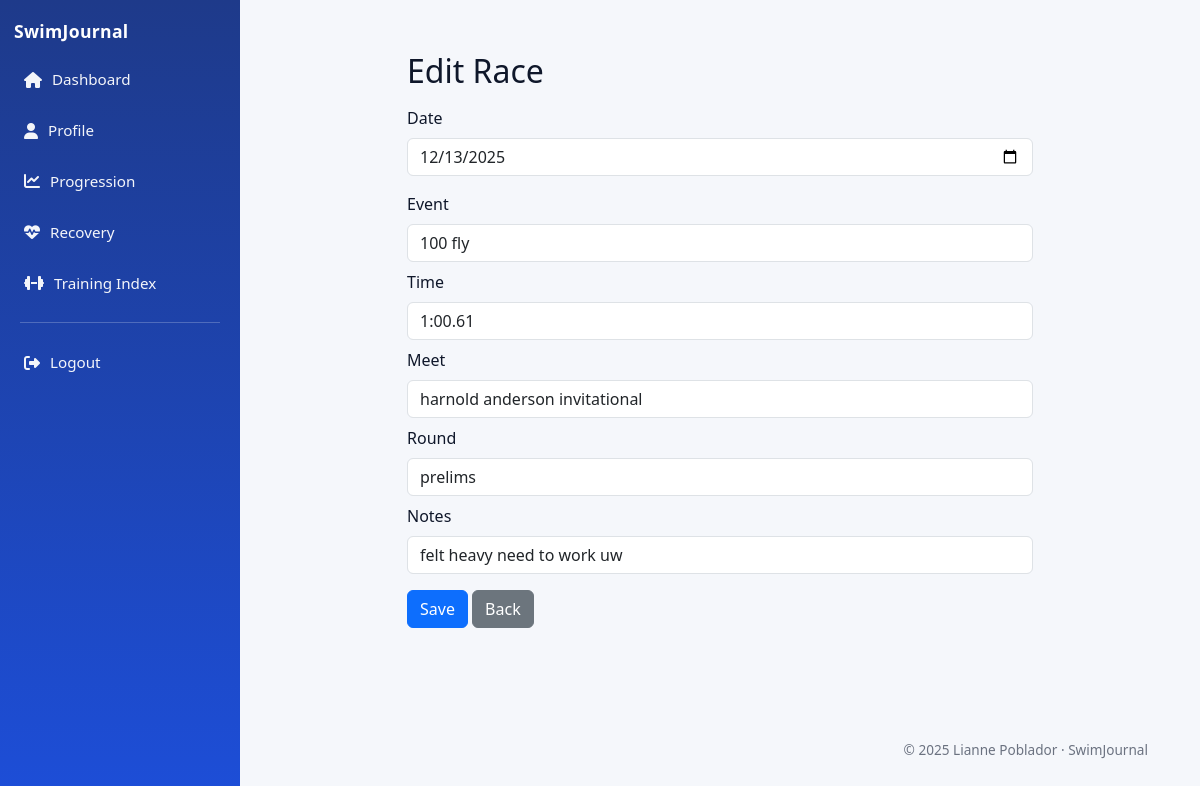
Page /edit_race/1 (signed in) on the committed database.
### tables this page shows
CREATE TABLE races (
    id INTEGER PRIMARY KEY AUTOINCREMENT,
    user_id INTEGER NOT NULL,
    date TEXT NOT NULL,
    event TEXT NOT NULL,
    time TEXT,
    meet TEXT,
    round TEXT,
    notes TEXT,
    FOREIGN KEY (user_id) REFERENCES users(id)
);

### app.py (the view, shortened to what this page needs)
@app.route("/edit_race/<int:race_id>", methods=["GET", "POST"])
def edit_race(race_id):
    if "user_id" not in session:
        return redirect("/login")
    current = session["user_id"]
    row = db.execute("""
        SELECT id, date, event, time, meet, round, notes
        FROM races
        WHERE id = ? AND user_id = ?
    """, race_id, current)
    if len(row) != 1:
        return "Race not found", 404
    return render_template("edit_race.html", race=row[0])

### app.py (called while the page is built)
@app.context_processor
def inject_year():
    return {"year": datetime.now().year}

### templates/edit_race.html (shortened to what this page needs)
{% extends "layout.html" %}
{% block content %}
<div class="container mt-4" style="max-width: 650px;">
  <h2 class="mb-3">Edit Race</h2>
  <form method="post">
    <div class="mb-3">
      <label class="form-label">Date</label>
      <input class="form-control" type="date" name="date" value="{{ race.date }}" required>
    </div>
    <div class="mt-2">
      <label class="form-label">Event</label>
      <input class="form-control" type="text" name="event" value="{{ race.event }}" required>
    </div>
    <div class="mt-2">
      <label class="form-label">Time</label>
      <input class="form-control" type="text" name="time" value="{{ race.time }}" required>
    </div>
    <div class="mt-2">
      <label class="form-label">Meet</label>
      <input class="form-control" type="text" name="meet" value="{{ race.meet }}">
    </div>
    <div class="mt-2">
      <label class="form-label">Round</label>
      <input class="form-control" type="text" name="round" value="{{ race.round }}">
    </div>
    <div class="mt-2">
      <label class="form-label">Notes</label>
      <input class="form-control" type="text" name="notes" value="{{ race.notes }}">
    </div>
    <button class="btn btn-primary mt-3" type="submit">Save</button>
    <a class="btn btn-secondary mt-3" href="{{ url_for('index') }}">Back</a>
  </form>
</div>
{% endblock %}

### static/styles.css (style rules this page uses)
:root { --bg: #f5f7fb; --card: #ffffff; --text: #0f172a; --muted: #64748b; --border: #e2e8f0; --shadow: 0 10px 25px rgba(15, 23, 42, 0.08); --sidebar: #1e3a8a; --sidebar2: #1d4ed8; }
* { box-sizing: border-box; }
.app-body { margin: 0; font-family: system-ui, -apple-system, Segoe UI, Roboto, Arial, sans-serif; color: var(--text); background: var(--bg); }

### rows in the picture
races: date "12/13/2025", event "100 fly", time "1:00.61", meet "harnold anderson invitational", round "prelims", notes "felt heavy need to work uw"
